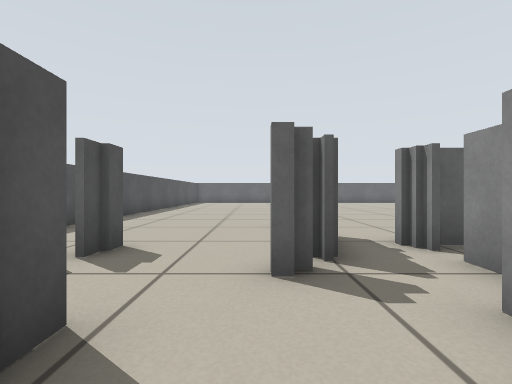
[1] (above)

24 first-person views from a walk through a robot-simulator world made for Stage. The camera is 0.44 m above the floor, looks level and sees 85° across. Floor lines are 1 m apart. The floor is counted in squares, 0.5 m on a side. Each view is taken from the middle of a square. On the plan, view 1 faces up. The plan holds only what a view shows up to about 11 squares ahead; the rest is blank. The place goes on beyond the plan. The robots in the file are not drawn.

[2]
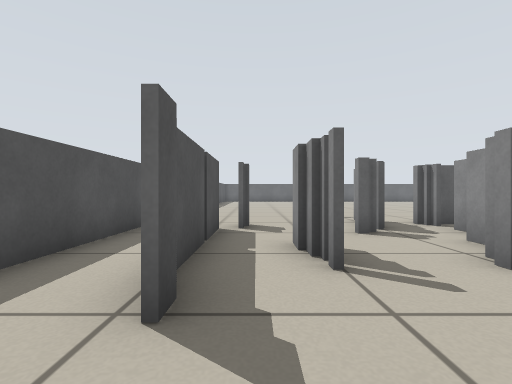

[3]
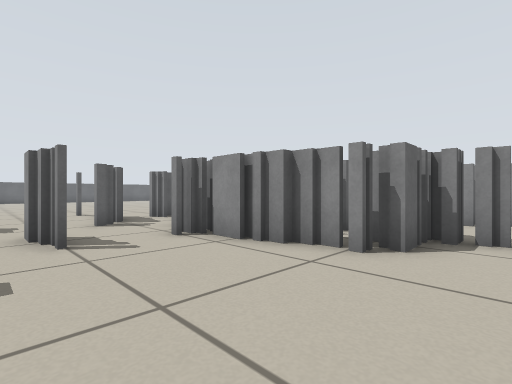

[4]
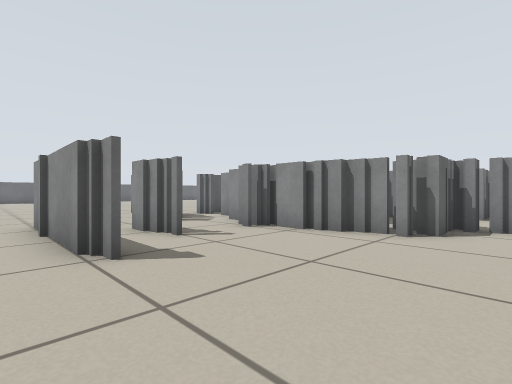

[5]
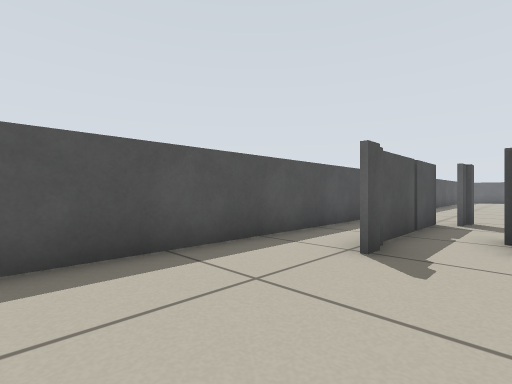

[6]
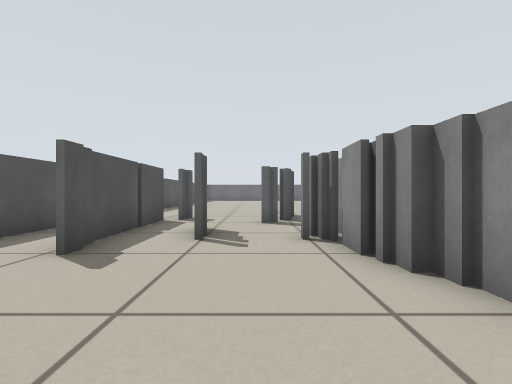

[7]
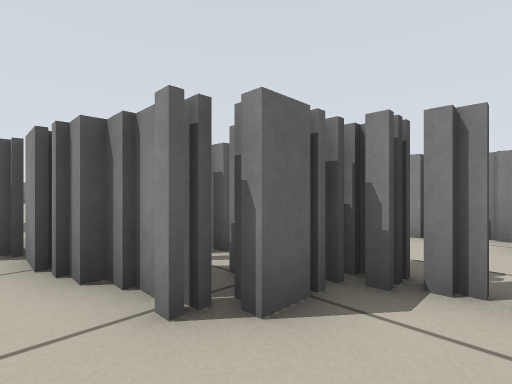

[8]
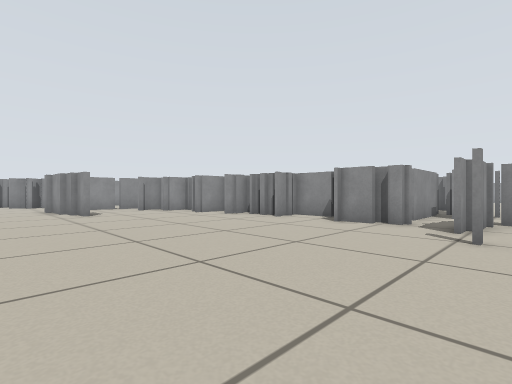

[9]
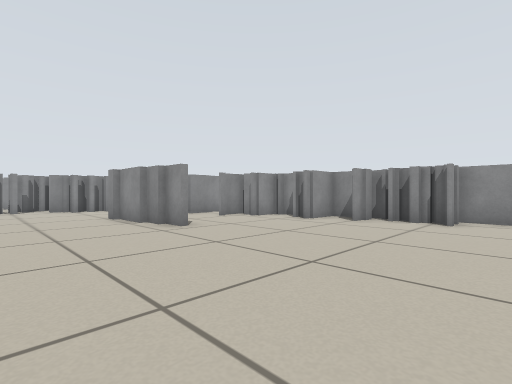

[10]
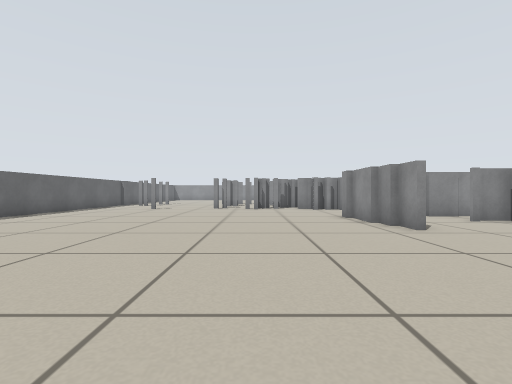

[11]
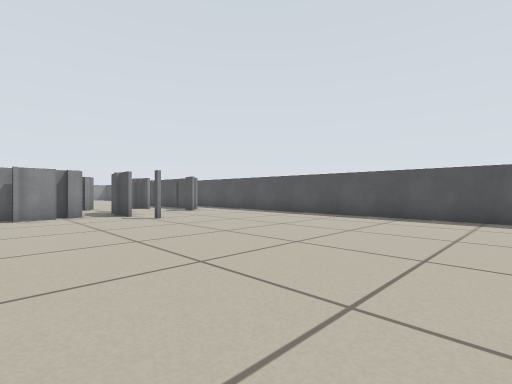

[12]
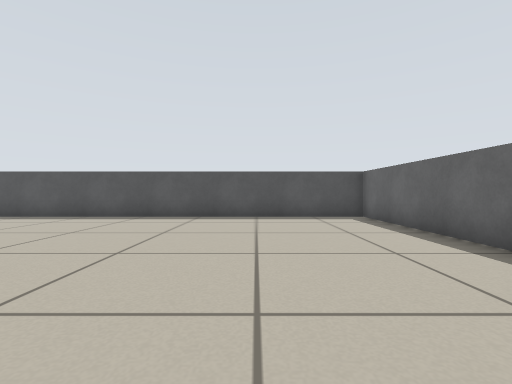

[13]
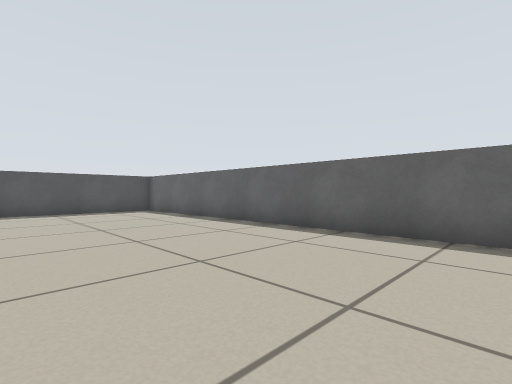

[14]
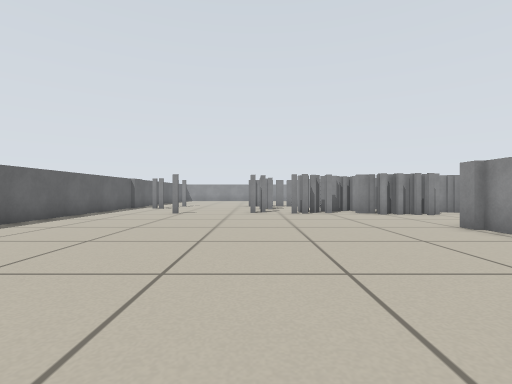

[15]
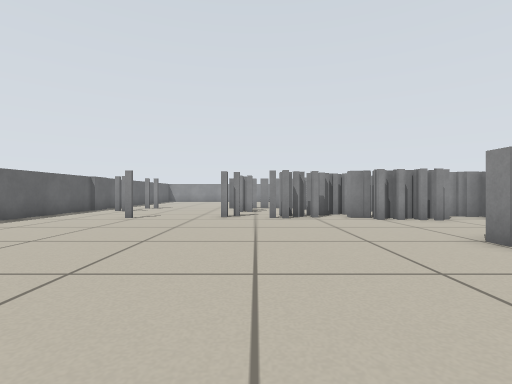

[16]
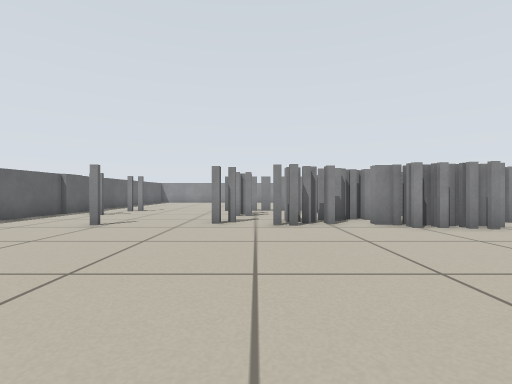

[17]
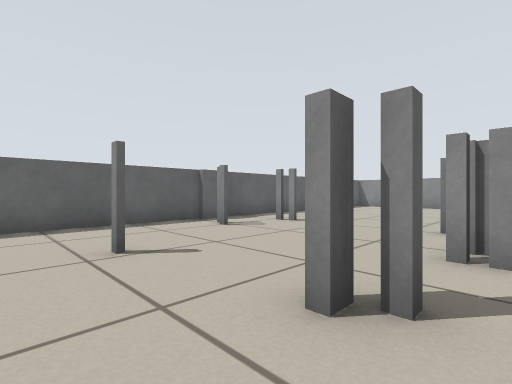

[18]
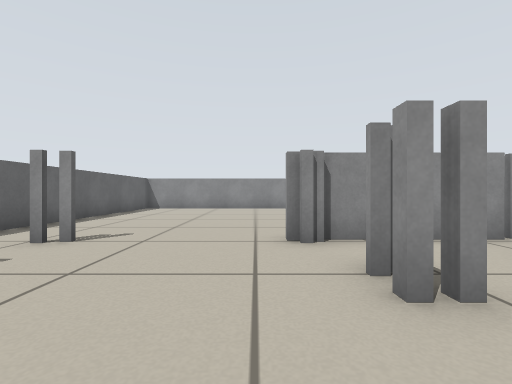

[19]
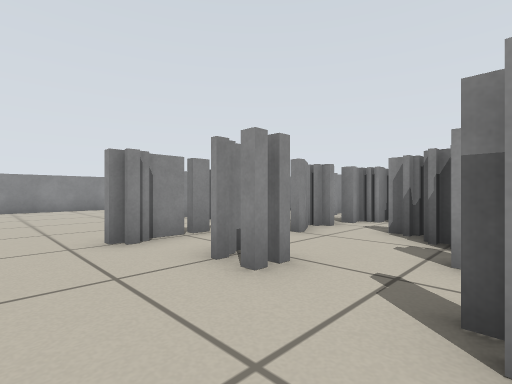

[20]
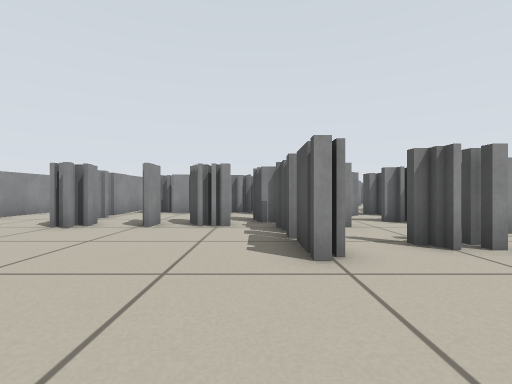

[21]
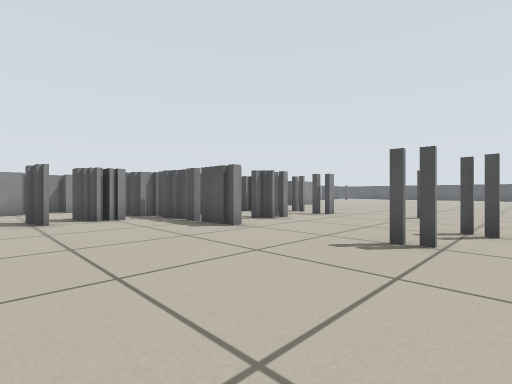

[22]
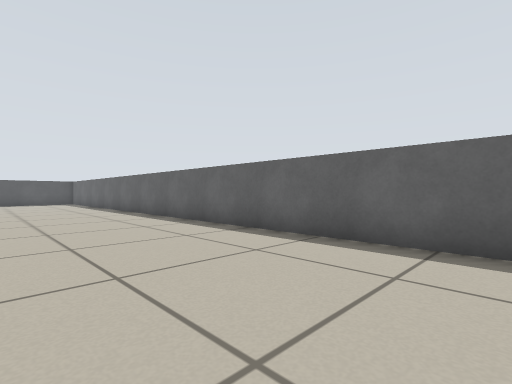

[23]
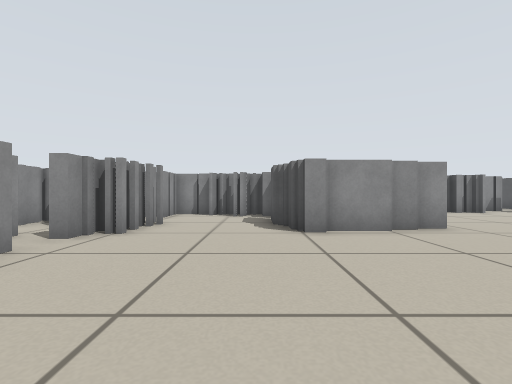

[24]
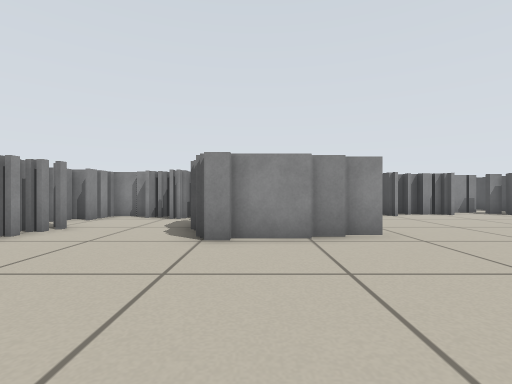

### Floor plan
Key: @ floor where view 1 was taken; # wall or solid block; x gap in a wall; . floor.
Columns run from 5 left of view 1 to 30 right of it. Each row starts with its distance up from view 1.
 23 ####################################
 22 #...........................x.......
 21 #...........................#.......
 20 #...................................
 19 #...................................
 18 #...................................
 17 #...................................
 16 #.......... .............#.##.#.....
 15 #........................x.##.#.....
 14 #........................##...#.....
 13 #........................##..##...##
 12 #........................###.#######
 11 #.................###...####.#
 10 #................## #...######
  9 #.................. #...###
  8 #...................#....######
  7 #.....#...........#####.##
  6  .....x.......###########
  5  .....#.##########
  4 #.##..#x# #####
  3 #.#...#.#
  2 #.#....##
  1 #.#.#.###
  0 #.#..@##
 -1 #.#...######
 -2 #......### #
 -3 #......###  #
 -4 #.......##..#
 -5 #........x. #

Where each view was taken, in squares from view 1:
view 1: 0 up, 0 right, facing up
view 2: 3 down, 2 left, facing up
view 3: 5 down, 2 left, facing up-right
view 4: 5 down, 4 left, facing up-right
view 5: 5 down, 1 left, facing up-left
view 6: 5 down, 0 right, facing up
view 7: 5 down, 1 right, facing up-right
view 8: 13 up, 0 right, facing down-right
view 9: 14 up, 5 right, facing down-right
view 10: 14 up, 5 right, facing right
view 11: 16 up, 5 right, facing down-left
view 12: 19 up, 5 right, facing left
view 13: 17 up, 8 right, facing up-left
view 14: 16 up, 8 right, facing right
view 15: 15 up, 10 right, facing right
view 16: 15 up, 12 right, facing right
view 17: 15 up, 18 right, facing up-right
view 18: 17 up, 20 right, facing right
view 19: 18 up, 20 right, facing down-right
view 20: 20 up, 26 right, facing down
view 21: 22 up, 30 right, facing down-left
view 22: 18 up, 18 right, facing up-left
view 23: 17 up, 16 right, facing down
view 24: 16 up, 14 right, facing down
